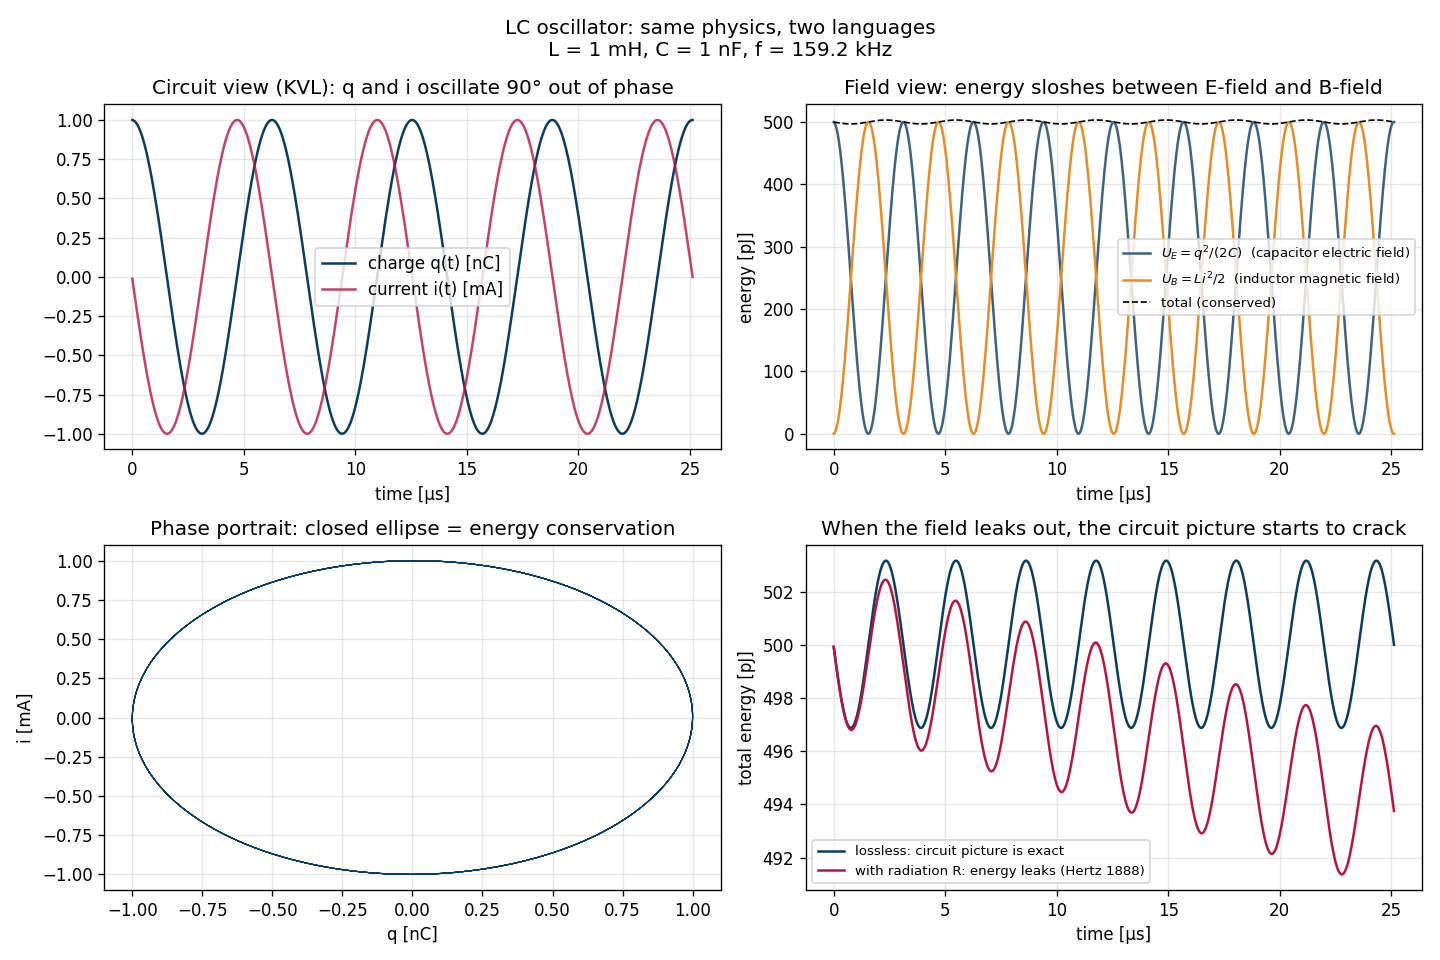

Recreate this plot in Python.
"""
Chapter 0 - Field vs Circuit: Two ways of looking at the same LC oscillator.

Historical context
------------------
1845: Kirchhoff proved that when circuit dimensions << wavelength, Maxwell's
       equations reduce to two algebraic relations: KCL and KVL.
       This is what makes "circuit diagrams" possible at all — the circuit
       is a low-frequency approximation of the electromagnetic field.

Phenomenon
----------
An ideal LC circuit oscillates: charge sloshes between the capacitor (electric
field energy) and the inductor (magnetic field energy) at frequency
omega = 1/sqrt(L*C).

We compute the same oscillation two ways:
  (a) Circuit view (KVL): a 2nd-order ODE for q(t) — what every EE student knows.
  (b) Field view: track total electric-field energy in C and magnetic-field
      energy in L over time — what Maxwell would have written.
Both produce identical waveforms because we are inside the regime where the
circuit approximation holds.

When the approximation breaks
-----------------------------
Circuit theory ignores radiation resistance. We add a tiny radiation-loss
term and watch energy bleed away — that's the field reaching out beyond the
loop and never coming back. The radiated component is exactly what made
Hertz's 1888 experiment possible: an antenna is a circuit with deliberately
bad lumped-parameter approximation.
"""
import numpy as np
import torch
import matplotlib.pyplot as plt
import os

# ---------- Setup ----------
L = 1e-3        # 1 mH
C = 1e-9        # 1 nF
q0 = 1e-9       # initial charge on capacitor (1 nC)

omega = 1.0 / np.sqrt(L * C)
T = 2 * np.pi / omega
dt = T / 500.0
n_steps = 2000

# ---------- (a) Circuit view: KVL gives  L * d^2 q/dt^2 + q/C = 0 ----------
# We integrate as a 1st-order system using leapfrog, no SciPy needed.
q = torch.tensor(q0)
i = torch.tensor(0.0)             # current = dq/dt
q_hist, i_hist = [], []
for _ in range(n_steps):
    # KVL:  L*di/dt = -q/C   =>   di/dt = -q/(L*C)
    i = i + (-q / (L * C)) * dt
    q = q + i * dt
    q_hist.append(q.item())
    i_hist.append(i.item())

q_hist = np.array(q_hist)
i_hist = np.array(i_hist)
t = np.arange(n_steps) * dt

# ---------- (b) Field view: track energy in each field ----------
# Electric field energy in C:  U_E = q^2 / (2C)
# Magnetic field energy in L:  U_B = L * i^2 / 2
U_E = q_hist**2 / (2 * C)
U_B = L * i_hist**2 / 2
U_total = U_E + U_B

# ---------- (c) Lossy variant: add a small radiation resistance R ----------
# This is what circuit theory cannot directly model from first principles —
# it has to be inserted by hand because the field is leaking into space.
R = 0.5  # ohms (small)
q2 = torch.tensor(q0)
i2 = torch.tensor(0.0)
q2_hist, i2_hist = [], []
for _ in range(n_steps):
    # L*di/dt + R*i + q/C = 0
    di = (-q2 / (L * C) - (R / L) * i2) * dt
    i2 = i2 + di
    q2 = q2 + i2 * dt
    q2_hist.append(q2.item())
    i2_hist.append(i2.item())

q2_hist = np.array(q2_hist)
i2_hist = np.array(i2_hist)
U_total_lossy = q2_hist**2 / (2 * C) + L * i2_hist**2 / 2

# ---------- Plot ----------
fig, axes = plt.subplots(2, 2, figsize=(12, 8))

ax = axes[0, 0]
ax.plot(t * 1e6, q_hist * 1e9, label="charge q(t) [nC]", color="#0a3d62")
ax.plot(t * 1e6, i_hist * 1e3, label="current i(t) [mA]", color="#b71540", alpha=0.8)
ax.set_xlabel("time [µs]")
ax.set_title("Circuit view (KVL): q and i oscillate 90° out of phase")
ax.legend()
ax.grid(alpha=0.3)

ax = axes[0, 1]
ax.plot(t * 1e6, U_E * 1e12, label="$U_E = q^2/(2C)$  (capacitor electric field)", color="#3c6382")
ax.plot(t * 1e6, U_B * 1e12, label="$U_B = Li^2/2$  (inductor magnetic field)", color="#e58e26")
ax.plot(t * 1e6, U_total * 1e12, "--k", label="total (conserved)", lw=1)
ax.set_xlabel("time [µs]")
ax.set_ylabel("energy [pJ]")
ax.set_title("Field view: energy sloshes between E-field and B-field")
ax.legend(fontsize=8)
ax.grid(alpha=0.3)

ax = axes[1, 0]
ax.plot(q_hist * 1e9, i_hist * 1e3, color="#0a3d62", lw=0.7)
ax.set_xlabel("q [nC]")
ax.set_ylabel("i [mA]")
ax.set_title("Phase portrait: closed ellipse = energy conservation")
ax.grid(alpha=0.3)
ax.set_aspect("auto")

ax = axes[1, 1]
ax.plot(t * 1e6, U_total * 1e12, label="lossless: circuit picture is exact", color="#0a3d62")
ax.plot(t * 1e6, U_total_lossy * 1e12, label="with radiation R: energy leaks (Hertz 1888)", color="#b71540")
ax.set_xlabel("time [µs]")
ax.set_ylabel("total energy [pJ]")
ax.set_title("When the field leaks out, the circuit picture starts to crack")
ax.legend(fontsize=8)
ax.grid(alpha=0.3)

fig.suptitle(
    "LC oscillator: same physics, two languages\n"
    f"L = {L*1e3:.0f} mH, C = {C*1e9:.0f} nF, f = {omega/(2*np.pi)/1e3:.1f} kHz",
    fontsize=12,
)
fig.tight_layout()
out = os.path.join(os.path.dirname(__file__), "field_vs_circuit.png")
fig.savefig(out, dpi=120)
print(f"saved {out}")
